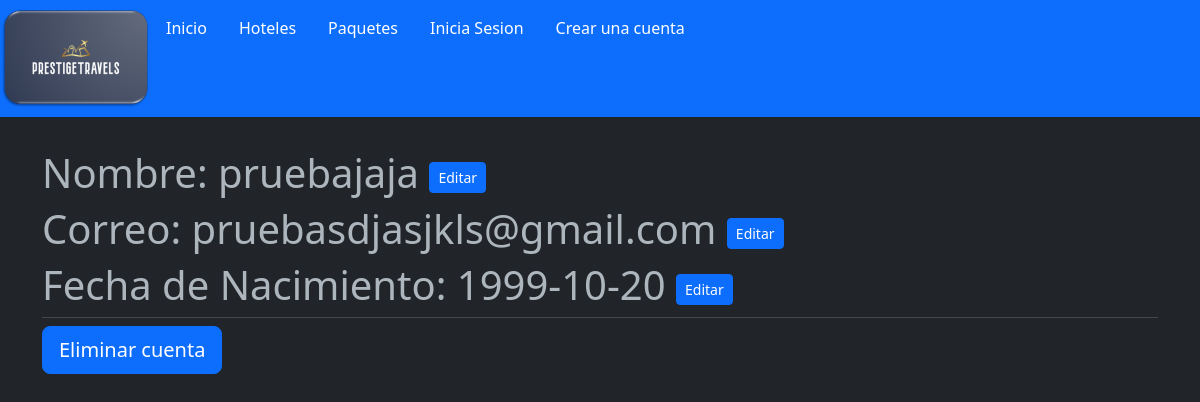
Screenshot of /Web_PrestigeTravels/usuario.php?id=5435234 with the database file from the repository.
### tables this page shows
CREATE TABLE `usuario` (
  `rut` int(9) NOT NULL,
  `nombre` varchar(40) NOT NULL,
  `contrasena` varchar(255) NOT NULL,
  `fecha_nacimiento` date NOT NULL,
  `email` varchar(50) NOT NULL,
  `Hoteles_comprados` varchar(255) DEFAULT NULL,
  `Paquetes_comprados` varchar(255) DEFAULT NULL
);

### Web_PrestigeTravels/usuario.php (the view, shortened to what this page needs)
<?php include("template/head.php");
    include("bdd.php");
if(isset($_GET['id'])){
    $id = mysqli_real_escape_string($conex,$_GET['id']);
    $select = "SELECT nombre, email, fecha_nacimiento FROM usuario WHERE rut='$id'";
    $resultado = mysqli_query($conex,$select);
    $row = mysqli_fetch_array($resultado);
}
?>
<div class="jumbotron">
    <h1>Nombre:
        <?php if(isset($_POST['nombre']) AND $_POST['nombre'] != null) {
            $nombre = $_POST['nombre'];
            $query1 = "UPDATE `usuario` SET `nombre`='$nombre' WHERE rut='$id'";
            $resultado1 = mysqli_query($conex, $query1);
        } else {
            $nombre = $row['nombre'];
        }
        ?>
        <span id="nombre"><?php echo $nombre; ?></span>
        <button class="btn btn-primary btn-sm" onclick="editarCampo('nombre')">Editar</button>
    </h1>
    <h1>Correo:
        <?php if(isset($_POST['correo']) AND $_POST['correo'] != null) {
            $correo = $_POST['correo'];
            $query1 = "UPDATE `usuario` SET `email`='$correo' WHERE rut='$id'";
            $resultado1 = mysqli_query($conex, $query1);
        } else {
            $correo = $row['email'];
        }
        ?>
        <span id="correo"><?php echo $correo; ?></span>
        <button class="btn btn-primary btn-sm" onclick="editarCampo('correo')">Editar</button>
    </h1>
    <h1>Fecha de Nacimiento:
        <?php if(isset($_POST['fecha']) AND $_POST['fecha'] != null) {
            $fecha = $_POST['fecha'];
            $query1 = "UPDATE `usuario` SET `fecha_nacimiento`='$fecha' WHERE rut='$id'";
            $resultado1 = mysqli_query($conex, $query1);
        } else {
            $fecha = $row['fecha_nacimiento'];
        }
        ?>
        <span id="fecha"><?php echo $fecha; ?></span>
        <button class="btn btn-primary btn-sm" onclick="editarCampo('fecha')">Editar</button>
    </h1>
    <hr class="my-2">
    <p class="lead">
        <a class="btn btn-primary btn-lg" href="eliminar_cuenta.php?id=<?php echo $id; ?>" role="button">Eliminar cuenta</a>
    </p>
</div>

### rows the page displays
usuario: nombre "pruebajaja", email "pruebasdjasjkls@gmail.com", fecha_nacimiento "1999-10-20"
